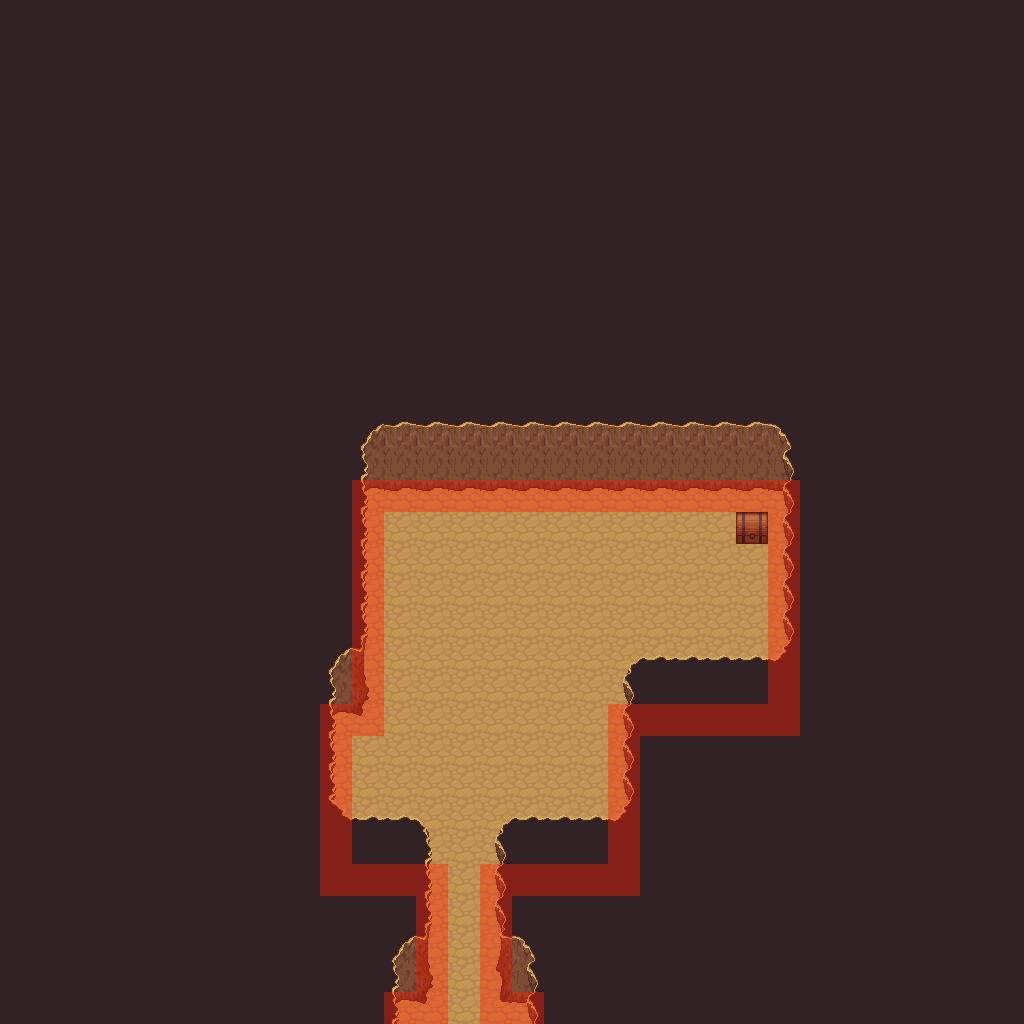

A 2D game scene composited from a Tiled map and its tileset images. What follows is a short description and the map's XML, with each tile layer's data collapsed to a summary:
An orthogonal 32x32 tile map with 32x32 px tiles, 3 tile layers (background, object, collision), 4 tilesets and 4 objects (ranged, knight, run_once, teleport).

<map version="1.0" orientation="orthogonal" width="32" height="32" tilewidth="32" tileheight="32">
 <properties>
  <property name="music" value="snow_about_a_castle.ogg" />
  <property name="tileset" value="outside.txt" />
  <property name="title" value="Mountain Mine" />
 </properties>
 <tileset firstgid="1" name="tiled_collision" tilewidth="32" tileheight="32">
  <image source="tiled_collision.png" width="480" height="32" />
 </tileset>
 <tileset firstgid="16" name="generic_background" tilewidth="32" tileheight="32">
  <image source="generic_background.png" width="864" height="832" />
 </tileset>
 <tileset firstgid="718" name="small_objects" tilewidth="32" tileheight="64">
  <image source="small_objects.png" width="671" height="512" />
 </tileset>
 <tileset firstgid="878" name="outside_objects" tilewidth="32" tileheight="128">
  <image source="outside_objects.png" width="672" height="768" />
 </tileset>
 <layer name="background" width="32" height="32">
  <data>[1024 cells, 1024 non-empty, 2 distinct tile ids]</data>
 </layer>
 <layer name="object" width="32" height="32">
  <data>[1024 cells, 62 non-empty, 15 distinct tile ids]</data>
 </layer>
 <layer name="collision" width="32" height="32">
  <data>[1024 cells, 62 non-empty, 2 distinct tile ids]</data>
 </layer>
 <objectgroup name="enemygroup" width="32" height="32">
  <object name="2 Ranged Cultists" type="ranged" x="384" y="512" width="256" height="96">
   <properties>
    <property name="level" value="2,2" />
    <property name="number" value="2,2" />
   </properties>
  </object>
  <object name="2 Cultist Knights" type="knight" x="384" y="608" width="192" height="128">
   <properties>
    <property name="level" value="2,2" />
    <property name="number" value="2,2" />
   </properties>
  </object>
 </objectgroup>
 <objectgroup name="enemy" width="32" height="32" />
 <objectgroup name="event" width="32" height="32">
  <object name="Chest" type="run_once" x="736" y="512" width="32" height="32">
   <properties>
    <property name="hotspot" value="location" />
    <property name="mapmod" value="object,23,16,206" />
    <property name="msg" value="Empty..." />
    <property name="tooltip" value="Chest" />
   </properties>
  </object>
  <object name="Teleport to Snow4" type="teleport" x="448" y="992" width="32" height="32">
   <properties>
    <property name="intermap" value="snow4.txt,14,1" />
   </properties>
  </object>
 </objectgroup>
</map>
